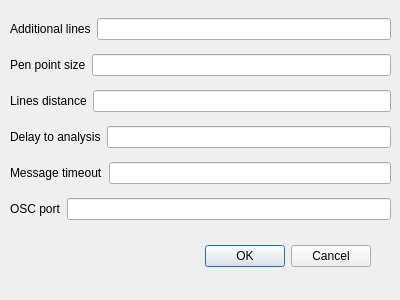
<?xml version="1.0" encoding="UTF-8"?>
<ui version="4.0">
 <class>Dialog</class>
 <widget class="QDialog" name="Dialog">
  <property name="geometry">
   <rect>
    <x>0</x>
    <y>0</y>
    <width>400</width>
    <height>300</height>
   </rect>
  </property>
  <property name="windowTitle">
   <string>Dialog</string>
  </property>
  <widget class="QDialogButtonBox" name="buttonBox">
   <property name="geometry">
    <rect>
     <x>30</x>
     <y>240</y>
     <width>341</width>
     <height>32</height>
    </rect>
   </property>
   <property name="orientation">
    <enum>Qt::Horizontal</enum>
   </property>
   <property name="standardButtons">
    <set>QDialogButtonBox::Cancel|QDialogButtonBox::Ok</set>
   </property>
  </widget>
  <widget class="QWidget" name="verticalLayoutWidget">
   <property name="geometry">
    <rect>
     <x>10</x>
     <y>10</y>
     <width>381</width>
     <height>221</height>
    </rect>
   </property>
   <layout class="QVBoxLayout" name="verticalLayout">
    <item>
     <layout class="QHBoxLayout" name="horizontalLayout_6">
      <item>
       <widget class="QLabel" name="label_6">
        <property name="text">
         <string>Additional lines</string>
        </property>
       </widget>
      </item>
      <item>
       <widget class="QLineEdit" name="additional_lines"/>
      </item>
     </layout>
    </item>
    <item>
     <layout class="QHBoxLayout" name="horizontalLayout_5">
      <item>
       <widget class="QLabel" name="label_5">
        <property name="text">
         <string>Pen point size</string>
        </property>
       </widget>
      </item>
      <item>
       <widget class="QLineEdit" name="point_size"/>
      </item>
     </layout>
    </item>
    <item>
     <layout class="QHBoxLayout" name="horizontalLayout_4">
      <item>
       <widget class="QLabel" name="label_4">
        <property name="text">
         <string>Lines distance</string>
        </property>
       </widget>
      </item>
      <item>
       <widget class="QLineEdit" name="distance"/>
      </item>
     </layout>
    </item>
    <item>
     <layout class="QHBoxLayout" name="horizontalLayout_2">
      <item>
       <widget class="QLabel" name="label_2">
        <property name="text">
         <string>Delay to analysis</string>
        </property>
       </widget>
      </item>
      <item>
       <widget class="QLineEdit" name="delay"/>
      </item>
     </layout>
    </item>
    <item>
     <layout class="QHBoxLayout" name="horizontalLayout">
      <item>
       <widget class="QLabel" name="label">
        <property name="text">
         <string>Message timeout</string>
        </property>
       </widget>
      </item>
      <item>
       <widget class="QLineEdit" name="timeout"/>
      </item>
     </layout>
    </item>
    <item>
     <layout class="QHBoxLayout" name="horizontalLayout_3">
      <item>
       <widget class="QLabel" name="label_3">
        <property name="text">
         <string>OSC port</string>
        </property>
       </widget>
      </item>
      <item>
       <widget class="QLineEdit" name="osc_port"/>
      </item>
     </layout>
    </item>
   </layout>
  </widget>
 </widget>
 <resources/>
 <connections>
  <connection>
   <sender>buttonBox</sender>
   <signal>accepted()</signal>
   <receiver>Dialog</receiver>
   <slot>accept()</slot>
   <hints>
    <hint type="sourcelabel">
     <x>248</x>
     <y>254</y>
    </hint>
    <hint type="destinationlabel">
     <x>157</x>
     <y>274</y>
    </hint>
   </hints>
  </connection>
  <connection>
   <sender>buttonBox</sender>
   <signal>rejected()</signal>
   <receiver>Dialog</receiver>
   <slot>reject()</slot>
   <hints>
    <hint type="sourcelabel">
     <x>316</x>
     <y>260</y>
    </hint>
    <hint type="destinationlabel">
     <x>286</x>
     <y>274</y>
    </hint>
   </hints>
  </connection>
 </connections>
</ui>
